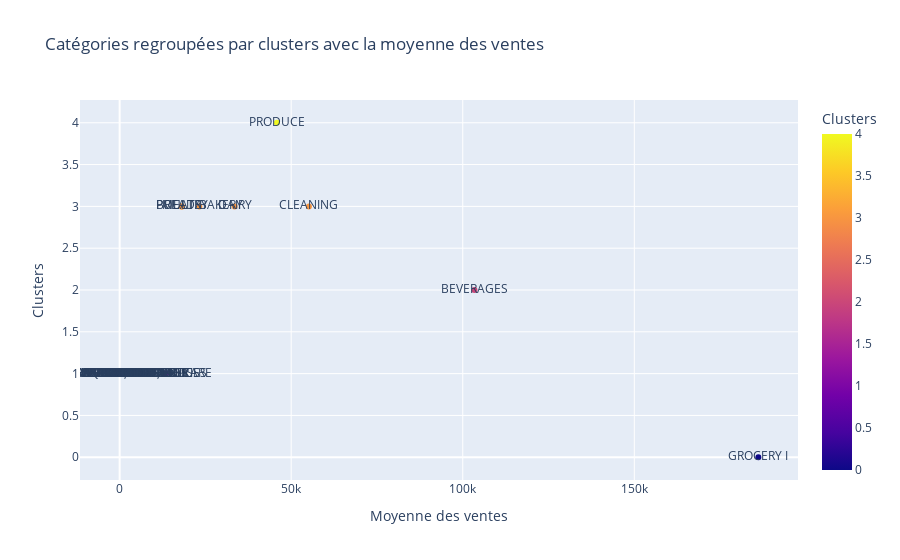
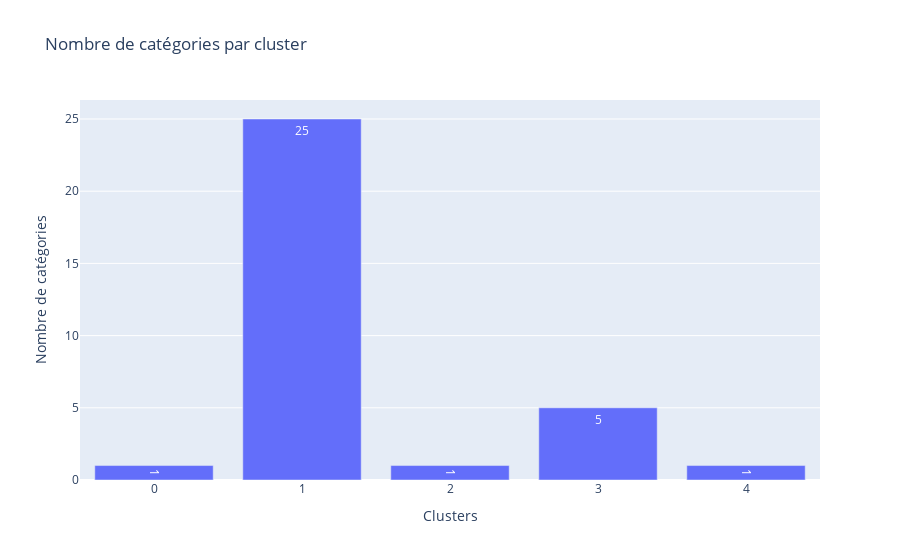

Here is the notebook cell these charts were saved with, in order:
### Code cell
# --1er viz__
data['mean_sales'] = data.iloc[:, 3:-1].mean(axis=1)  # Moyenne sur toutes les colonnes avec ventes
fig = px.scatter(
    data,
    x='mean_sales',  # Moyenne des ventes sur l'axe X
    y='clusters',  # Cluster sur l'axe Y
    color='clusters',  # Cluster comme couleur
    text='family',  # Afficher les noms des catégories
    title="Catégories regroupées par clusters avec la moyenne des ventes",
    labels={'mean_sales': 'Moyenne des ventes', 'clusters': 'Clusters'}
)

fig.show()
# --2eme viz__
cluster_counts = data['clusters'].value_counts().reset_index()
cluster_counts.columns = ['Cluster', 'Nombre de Catégories']


fig = px.bar(
    cluster_counts,
    x='Cluster',
    y='Nombre de Catégories',
    text='Nombre de Catégories',  # Ajouter le nombre au-dessus des barres
    title="Nombre de catégories par cluster",
    labels={'Cluster': 'Clusters', 'Nombre de Catégories': 'Nombre de catégories'}
)
fig.show()

### Figure 1 — Plotly figure (JSON) as saved in the notebook; plotly's stock layout.template omitted (floating-point values rounded to 4 significant figures)
{"data": [{"hovertemplate": "Moyenne des ventes=%{x}<br>Clusters=%{marker.color}<br>family=%{text}<extra></extra>", "legendgroup": "", "marker": {"color": [1, 1, 1, 2, 1, 3, 1, 3, 3, 1, 1, 1, 0, 1, 1, 1, 1, 1, 1, 1, 1, 1, 1, 1, 3, 1, 1, 1, 3, 1, 4, 1, 1], "coloraxis": "coloraxis", "symbol": "circle"}, "mode": "markers+text", "name": "", "orientation": "v", "showlegend": false, "text": ["AUTOMOTIVE", "BABY CARE", "BEAUTY", "BEVERAGES", "BOOKS", "BREAD/BAKERY", "CELEBRATION", "CLEANING", "DAIRY", "DELI", "EGGS", "FROZEN FOODS", "GROCERY I", "GROCERY II", "HARDWARE", "HOME AND KITCHEN I", "HOME AND KITCHEN II", "HOME APPLIANCES", "HOME CARE", "LADIESWEAR", "LAWN AND GARDEN", "LINGERIE", "LIQUOR,WINE,BEER", "MAGAZINES", "MEATS", "PERSONAL CARE", "PET SUPPLIES", "PLAYERS AND ELECTRONICS", "POULTRY", "PREPARED FOODS", "PRODUCE", "SCHOOL AND OFFICE SUPPLIES", "SEAFOOD"], "type": "scatter", "x": [305.4, 2.018, 159.5, 103400.0, 0, 23240.0, 295.4, 55160.0, 33510.0, 13460.0, 8846.0, 8482.0, 186200.0, 1151.0, 57.73, 812.5, 590.1, 26.02, 6172.0, 262.9, 209.6, 424.9, 4433.0, 59.08, 18140.0, 13370.0, 111.7, 208.9, 18130.0, 5100.0, 45830.0, 69.37, 1193.0], "xaxis": "x", "y": [1, 1, 1, 2, 1, 3, 1, 3, 3, 1, 1, 1, 0, 1, 1, 1, 1, 1, 1, 1, 1, 1, 1, 1, 3, 1, 1, 1, 3, 1, 4, 1, 1], "yaxis": "y"}], "layout": {"coloraxis": {"colorbar": {"title": {"text": "Clusters"}}, "colorscale": [[0, "#0d0887"], [0.1111, "#46039f"], [0.2222, "#7201a8"], [0.3333, "#9c179e"], [0.4444, "#bd3786"], [0.5556, "#d8576b"], [0.6667, "#ed7953"], [0.7778, "#fb9f3a"], [0.8889, "#fdca26"], [1, "#f0f921"]]}, "legend": {"tracegroupgap": 0}, "title": {"text": "Catégories regroupées par clusters avec la moyenne des ventes"}, "xaxis": {"anchor": "y", "domain": [0, 1], "title": {"text": "Moyenne des ventes"}}, "yaxis": {"anchor": "x", "domain": [0, 1], "title": {"text": "Clusters"}}}}

### Figure 2 — Plotly figure (JSON) as saved in the notebook; plotly's stock layout.template omitted (floating-point values rounded to 4 significant figures)
{"data": [{"alignmentgroup": "True", "hovertemplate": "Clusters=%{x}<br>Nombre de catégories=%{text}<extra></extra>", "legendgroup": "", "marker": {"color": "#636efa", "pattern": {"shape": ""}}, "name": "", "offsetgroup": "", "orientation": "v", "showlegend": false, "text": [25, 5, 1, 1, 1], "textposition": "auto", "type": "bar", "x": [1, 3, 2, 0, 4], "xaxis": "x", "y": [25, 5, 1, 1, 1], "yaxis": "y"}], "layout": {"barmode": "relative", "legend": {"tracegroupgap": 0}, "title": {"text": "Nombre de catégories par cluster"}, "xaxis": {"anchor": "y", "domain": [0, 1], "title": {"text": "Clusters"}}, "yaxis": {"anchor": "x", "domain": [0, 1], "title": {"text": "Nombre de catégories"}}}}
